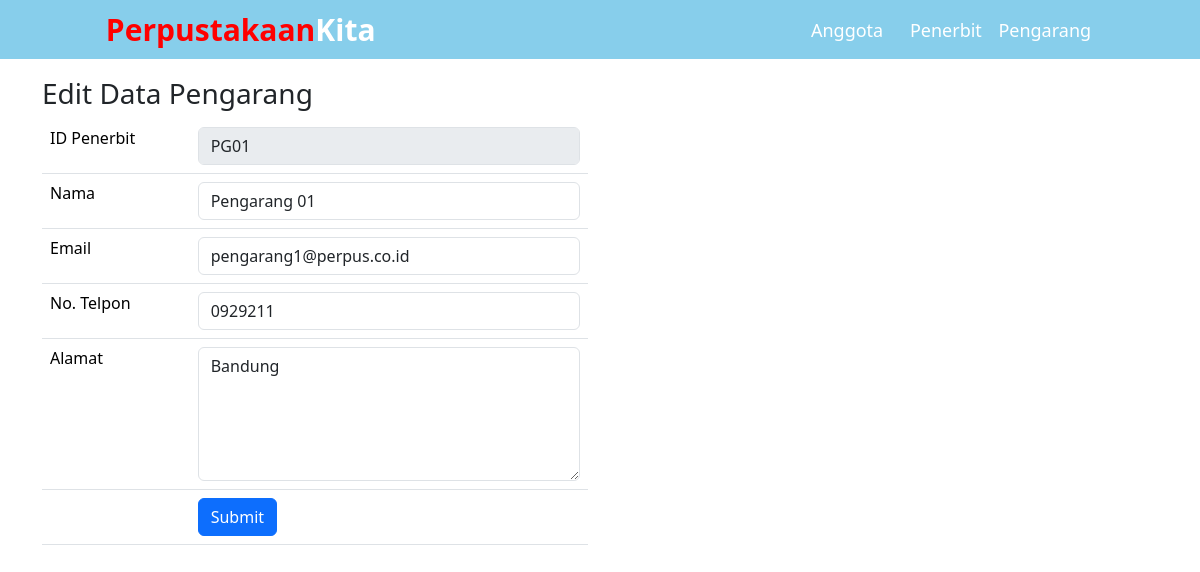
/sesi29/edit_pengarang.php?id=PG01, run on the app's committed database.
### tables this page shows
CREATE TABLE `pengarang` (
  `id_pengarang` varchar(8) NOT NULL,
  `nama_pengarang` varchar(255) DEFAULT NULL,
  `email` varchar(50) DEFAULT NULL,
  `telp` varchar(12) DEFAULT NULL,
  `alamat` varchar(255) DEFAULT NULL
);

### sesi29/edit_pengarang.php (the view, shortened to what this page needs)
<html lang="en">
<head>
    <link href="https://cdn.jsdelivr.net/npm/bootstrap@5.3.2/dist/css/bootstrap.min.css" rel="stylesheet">
    <link rel="stylesheet" href="css/styleku.css">
</head>
<?php
    include("config.php");
    $id = $_GET['id'];
    $authors = mysqli_query($connection, "SELECT * FROM pengarang WHERE id_pengarang = '$id' ");
    foreach ($authors as $author){
        $nama_pengarang = $author['nama_pengarang'];
        $email = $author['email'];
        $telp = $author['telp'];
        $alamat = $author['alamat'];
    }
?>
<body>
    <div id="navbar" style="display: flex;">
        <div class="col-md-1"></div>
        <div id="logo" class="col-md-7"><a href="index.php">Perpustakaan<span>Kita</span></a></div>
        <div id="menu" class="col-md-1 text-center"><a href="index.php">Anggota</a></div>
        <div id="menu" class="col-md-1 text-center"><a href="penerbit.php">Penerbit</a></div>
        <div id="menu" class="col-md-1 text-center"><a href="pengarang.php">Pengarang</a></div>
        <div class="col-md-1"></div>
    </div>
    <div class="container">
        <div class="row">
            <div class="col-md-6">
                <h3 class="mt-2 mb-2">Edit Data Pengarang</h3>
                <form action="backend/proses_edit_pengarang.php?id=<?php echo $id;?>" method="post">
                    <table class="table">
                        <tr>
                            <td>
                                ID Penerbit
                            </td>
                            <td>
                                <input type="text" name="id_pengarang" class="form-control" disabled value="<?php echo $id ?>">
                            </td>
                        </tr>
                        <tr>
                            <td>
                                Nama
                            </td>
                            <td>
                                <input type="text" name="nama_pengarang" class="form-control" value="<?php echo $nama_pengarang ?>">
                            </td>
                        </tr>
                        <tr>
                            <td>
                                Email
                            </td>
                            <td>
                                <input type="text" name="email" class="form-control" value="<?php echo $email ?>">
                            </td>
                        </tr>
                        <tr>
                            <td>
                                No. Telpon
                            </td>
                            <td>
                                <input type="number" name="telp" class="form-control" value="<?php echo $telp ?>">
                            </td>
                        </tr>
                        <tr>
                            <td>
                                Alamat
                            </td>
                            <td>
                                <textarea class="form-control" name="alamat" rows="5"><?php echo $alamat ?></textarea>
                            </td>
                        </tr>
                        <tr>
                            <td>
                            </td>
                            <td>
                                <input type="submit" name="submit" class="btn btn-primary">
                            </td>
                        </tr>
                    </table>
                </form>
            </div>
        </div>
    </div>
</body>
</html>

### sesi29/css/styleku.css (style rules this page uses)
#navbar { display: flex; background-color: skyblue; padding: 7px; margin-bottom: 10px; }
#navbar a { text-decoration: none; }
#logo { font-weight: 700; font-size: 30px; }
#logo a { color: red; }
#logo a span { color: white; }
#menu { margin-top: 10px; font-weight: 500; font-size: 18px; }
#menu a { color: white; }

### data on the page
pengarang: nama_pengarang "Pengarang 01", email "pengarang1@perpus.co.id", telp "0929211", alamat "Bandung"
